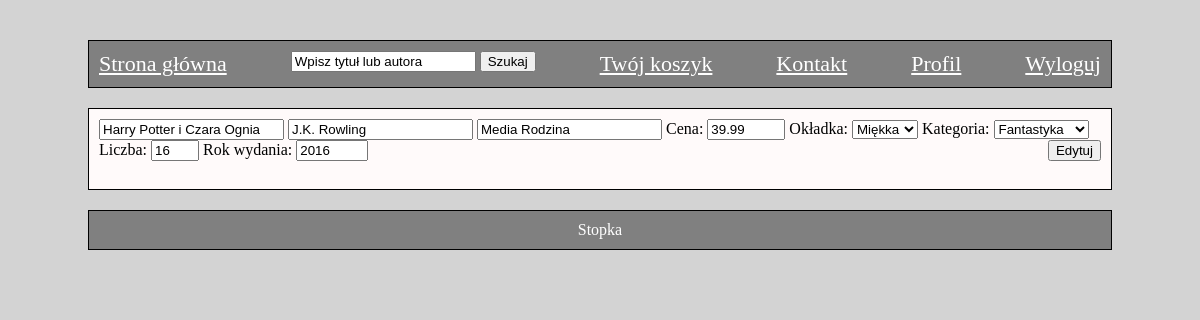
The app's page /Strona/edytuj_ksiazke.php?id_ks=1 (signed in) with its own data.
### tables this page shows
CREATE TABLE ksiazka (
id_ks INT(10) NOT NULL AUTO_INCREMENT,
tytul VARCHAR(100) NOT NULL,
autor VARCHAR(100) NOT NULL,
cena DECIMAL(5,2) DEFAULT NULL,
okladka ENUM('twarda', 'miekka'),
kategoria ENUM('fantastyka', 'kryminal', 'horror', 'romans', 'nauka', 'kuchnia', 'obyczajowa', 'fakt', 'poradnik', 'biografia', 'dla dzieci', 'inna'),
liczba INT(10) DEFAULT NULL,
wydawnictwo VARCHAR(50) DEFAULT NULL,
rok_wydania INT(10) DEFAULT NULL,
PRIMARY KEY (id_ks)
 );

### Strona/edytuj_ksiazke.php (the view, shortened to what this page needs)
<?php
require_once "polaczenie.php";
$link = new mysqli($host, $uzytkownik, $haslo_bazy, $nazwa_bazy);
if (isset($_POST['submit'])) {
	$id_ks = $_GET['id_ks'];
	$tytul = $_POST['tytul'];
	$autor = $_POST['autor'];
	$cena = $_POST['cena'];
	$okladka = $_POST['okladka'];
	$kategoria = $_POST['kategoria'];
	$liczba = $_POST['liczba'];
	$wydawnictwo = $_POST['wydawnictwo'];
	$rok_wydania = $_POST['rok_wydania'];
	$q = "UPDATE ksiazka SET tytul='$tytul', autor='$autor', cena='$cena', okladka='$okladka', kategoria='$kategoria', liczba='$liczba', wydawnictwo='$wydawnictwo' WHERE id_ks='$id_ks'";
	mysqli_query($link, $q) or die($link->error);
	header('Location: index.php');
}
else {
	$id_ks = $_GET['id_ks'];
	$q = "SELECT * FROM ksiazka WHERE id_ks='$id_ks'";
	$result = mysqli_query($link, $q) or die($link->error);
	$ksiazka = $result->fetch_assoc();
	$tytul = $ksiazka['tytul'];
	$autor = $ksiazka['autor'];
	$cena = $ksiazka['cena'];
	$okladka = $ksiazka['okladka'];
	$kategoria = $ksiazka['kategoria'];
	$liczba = $ksiazka['liczba'];
	$wydawnictwo = $ksiazka['wydawnictwo'];
	$rok_wydania = $ksiazka['rok_wydania'];
}
include 'baza.php';
?>
<div id="nowa_ksiazka">
	<form method="POST">
		<input type="text" name="tytul" value="<?php echo $tytul;?>">
		<input type="text" name="autor" value="<?php echo $autor;?>">
		<input type="text" name="wydawnictwo" value="<?php echo $wydawnictwo;?>">
		Cena: <input type="number" name="cena" step="0.01" min="0" style="width: 70px;" value="<?php echo $cena;?>">
		Okładka: <select name="okladka">
			<option value="miekka" <?php if ($okladka=="miekka") echo "selected";?>>Miękka</option>
		</select>
		Kategoria: <select name="kategoria">
			<option value="fantastyka" <?php if ($kategoria=="fantastyka") echo "selected";?>>Fantastyka</option>
		</select>
		Liczba: <input type="number" name="liczba" min="0" style="width: 40px;" value="<?php echo $liczba;?>">
		Rok wydania: <input type="number" name="rok_wydania" min="1400" max="2021" value="<?php echo $rok_wydania;?>">
		<input type="submit" value="Edytuj" style="float: right" name='submit'>
	</form>
</div>
<br>
<?php
include 'dol.php';

### Strona/style.css (style rules this page uses)
body { background-color: lightgray; }
form { display: inline; }

### records on screen
ksiazka: tytul "Harry Potter i Czara Ognia", autor "J.K. Rowling", wydawnictwo "Media Rodzina", cena "39.99", okladka "Miękka", kategoria "Fantastyka", liczba "16", rok_wydania "2016"
